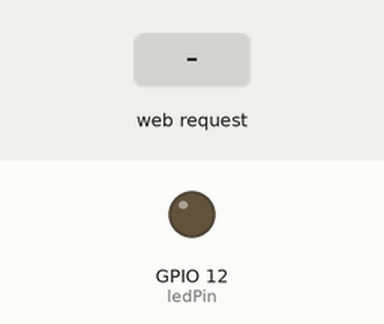
Bench run of a sketch on a simulated ESP32. On the bench: output pins drawn as LEDs (lit = HIGH). Inputs (shaded band) come from the test bench. WiFi joins after 1.5 s; servers stay silent unless stated; what the sketch prints to the serial monitor is not drawn.

Above: at 2.7 s.
2.8 s: HTTP request GET /ON received
At 3.3 s:
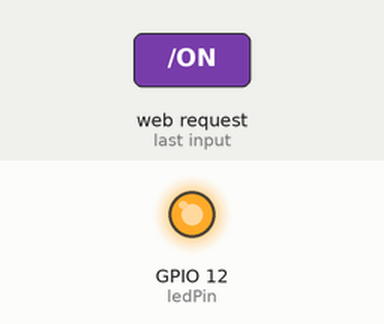
4.3 s: HTTP request GET /OFF received
At 5.6 s:
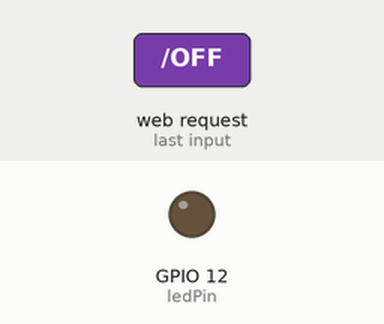
Timing chart, 0 to 7.3 s (numbered marks = the images above; inputs shaded):
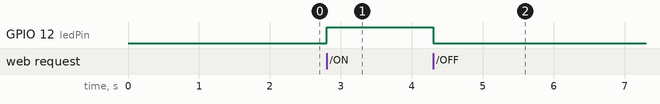

The sketch:

11.ino
```cpp
#include <WiFi.h>
#include <WebServer.h>

// 设置WiFi名称和密码
const char* ssid = "YourWiFiSSID";     // 替换为你的WiFi名称
const char* password = "YourWiFiPassword"; // 替换为你的WiFi密码

// 定义LED引脚
const int ledPin = 12;  // GPIO12

WebServer server(80);  // 创建Web服务器对象，端口80

// HTML网页内容
const char* htmlContent = R"rawliteral(
<!DOCTYPE HTML>
<html>
<head>
  <meta name="viewport" content="width=device-width, initial-scale=1">
  <title>ESP32 LED control</title>
  <style>
    body {
      font-family: Arial, sans-serif;
      text-align: center;
      margin: 0 auto;
      padding-top: 50px;
    }
    .button {
      padding: 10px 20px;
      font-size: 16px;
      margin: 10px;
      cursor: pointer;
      background-color: #4CAF50;
      color: white;
      border: none;
      border-radius: 5px;
    }
    .button-off {
      background-color: #f44336;
    }
  </style>
</head>
<body>
  <h1>ESP32 LED control</h1>
  <p>LED status: <span id="ledState">%LEDSTATE%</span></p>
  <p>
    <button class="button" onclick="controlLED('ON')">LED ON</button>
    <button class="button button-off" onclick="controlLED('OFF')">LED  OFF</button>
  </p>
  <script>
    function controlLED(state) {
      var xhr = new XMLHttpRequest();
      xhr.open("GET", "/" + state, true);
      xhr.send();

      // 更新页面状态显示
      document.getElementById("ledState").innerHTML = (state === 'ON') ? 'ON' : 'OFF';
    }
  </script>
</body>
</html>
)rawliteral";

void handleRoot() {
  // 获取当前LED状态
  String ledState = (digitalRead(ledPin)) ? "开启" : "关闭";

  // 替换HTML中的占位符
  String html = htmlContent;
  html.replace("%LEDSTATE%", ledState);

  server.send(200, "text/html", html);
}

void handleLEDOn() {
  digitalWrite(ledPin, HIGH);
  server.send(200, "text/plain", "LED已开启");
}

void handleLEDOff() {
  digitalWrite(ledPin, LOW);
  server.send(200, "text/plain", "LED已关闭");
}

void handleNotFound() {
  server.send(404, "text/plain", "404: Not found");
}

void setup() {
  Serial.begin(115200);
  pinMode(ledPin, OUTPUT);
  digitalWrite(ledPin, LOW);  // 初始关闭LED

  // 连接WiFi
  WiFi.begin(ssid, password);
  Serial.println("正在连接WiFi...");

  while (WiFi.status() != WL_CONNECTED) {
    delay(500);
    Serial.print(".");
  }

  Serial.println("");
  Serial.println("WiFi is connected.");
  Serial.println("IP: ");
  Serial.println(WiFi.localIP());

  // 设置服务器路由
  server.on("/", handleRoot);
  server.on("/ON", handleLEDOn);
  server.on("/OFF", handleLEDOff);
  server.onNotFound(handleNotFound);

  // 启动服务器
  server.begin();
  Serial.println("The HTTP server has been started.");
}

void loop() {
  server.handleClient();  // 处理客户端请求
}
```

Measured:
- after the input at 2.8 s, GPIO 12 (ledPin): LOW → HIGH at once
- after the input at 4.3 s, GPIO 12 (ledPin): HIGH → LOW at once
